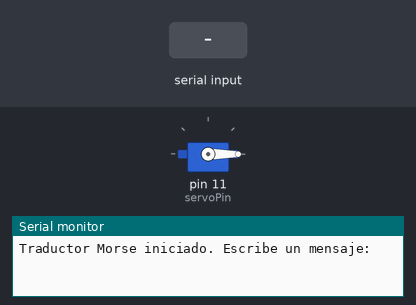
This sketch was run on a simulated Arduino Uno, built with avr-gcc and run on an emulated ATmega328P. On the bench: servo, the last lines printed to the serial monitor. The inputs (shaded band) are chosen by the test bench.

Above: at 1.7 s.
1.8 s: "1\n" received over Serial
At 2.8 s:
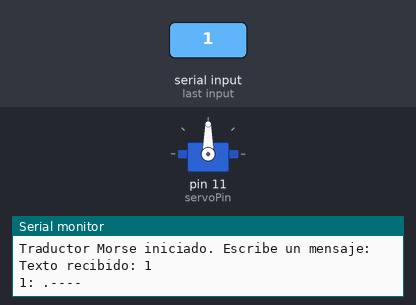
4.8 s: "0\n" received over Serial
Timing chart, 0 to 12.5 s (numbered marks = the images above; inputs shaded):
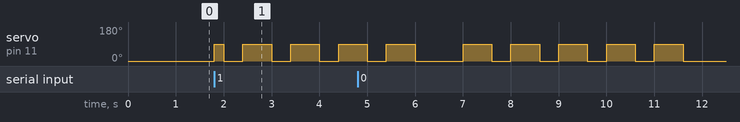

The sketch:

Morse.ino
```cpp
#include <Servo.h>

// Configuración del servo
const int servoPin = 11; // Pin del servo
Servo myServo;

// Tiempo para movimientos del servo
const int dotDuration = 200;   // Duración de un punto en milisegundos
const int dashDuration = 600;  // Duración de una raya en milisegundos
const int pauseDuration = 200; // Pausa entre puntos y rayas

// Tabla de traducción Morse
String morseCode[] = {
  ".-",   "-...", "-.-.", "-..",  ".",    "..-.", "--.",  "....", "..",   ".---",
  "-.-",  ".-..", "--",   "-.",   "---",  ".--.", "--.-", ".-.",  "...",  "-",
  "..-",  "...-", ".--",  "-..-", "-.--", "--..",
  "-----", ".----", "..---", "...--", "....-", ".....", "-....", "--...", "---..", "----."
};
char characters[] = {
  'A', 'B', 'C', 'D', 'E', 'F', 'G', 'H', 'I', 'J',
  'K', 'L', 'M', 'N', 'O', 'P', 'Q', 'R', 'S', 'T',
  'U', 'V', 'W', 'X', 'Y', 'Z',
  '0', '1', '2', '3', '4', '5', '6', '7', '8', '9'
};

void setup() {
  // Inicializar el servo
  myServo.attach(servoPin);
  myServo.write(0); // Servo en posición inicial
  delay(500);

  // Inicializar comunicación serial
  Serial.begin(9600);
  Serial.println("Traductor Morse iniciado. Escribe un mensaje:");
}

void loop() {
  // Si hay datos disponibles en el monitor serial
  if (Serial.available() > 0) {
    String input = Serial.readStringUntil('\n'); // Leer la línea ingresada
    input.toUpperCase(); // Convertir a mayúsculas
    Serial.println("Texto recibido: " + input);
    translateToMorse(input);
  }
}

// Función para traducir texto a Morse y control del servo
void translateToMorse(String text) {
  for (int i = 0; i < text.length(); i++) {
    char c = text.charAt(i);

    if (c == ' ') {
      // Pausa larga entre palabras
      delay(7 * dotDuration);
      continue;
    }

    // Buscar el índice del carácter en el alfabeto/números
    int index = -1;
    for (int j = 0; j < sizeof(characters); j++) {
      if (characters[j] == c) {
        index = j;
        break;
      }
    }

    // Si el carácter no está en el alfabeto/números, ignorarlo
    if (index == -1) continue;

    // Obtener el código Morse correspondiente
    String code = morseCode[index];
    Serial.println(String(c) + ": " + code);

    // Reproducir el código Morse con el servo
    for (int k = 0; k < code.length(); k++) {
      if (code.charAt(k) == '.') {
        moveServo(dotDuration); // Punto
      } else if (code.charAt(k) == '-') {
        moveServo(dashDuration); // Raya
      }
      delay(pauseDuration); // Pausa entre puntos y rayas
    }

    // Pausa entre letras/números
    delay(3 * dotDuration);
  }
}

// Función para mover el servo (toque)
void moveServo(int duration) {
  myServo.write(90); // Mover el servo hacia 90 grados (toque)
  delay(duration);
  myServo.write(0); // Regresar a la posición inicial
  delay(pauseDuration);
}
```

Measured:
- after the input at 1.8 s, servo on pin 11 (servoPin): 0° → 90° at once, then repeats every 1.0 s: 0° 0.40 s, 90° 0.60 s
